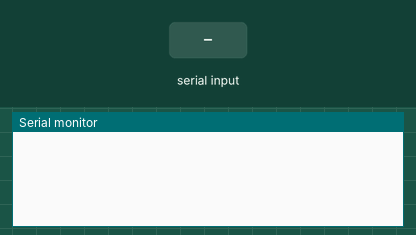
Simulated run of this sketch. Board: Arduino Uno, built with avr-gcc and run on an emulated ATmega328P. On the bench: the last lines printed to the serial monitor. The inputs (shaded band) are chosen by the test bench.

Above: at 1.2 s.
1.3 s: "90,45\n" received over the second serial link
At 3.1 s:
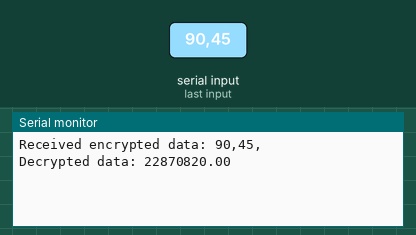
3.8 s: "5\n" received over the second serial link
At 7.3 s:
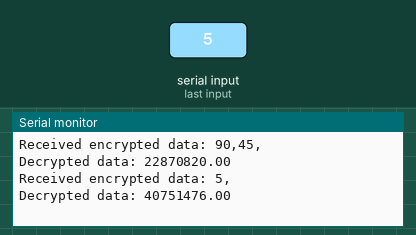

Measured:
- after the input at 1.3 s, the serial monitor: prints a new line after 1.0 s (image 1)
- after the input at 3.8 s, the serial monitor: prints a new line after 2.5 s (image 2)

The sketch:

Rx_TEA_Encryption.ino
```cpp
#include <SoftwareSerial.h>

// 128-bit key for TEA encryption
uint32_t key[4] = {0x01234567, 0x89ABCDEF, 0xFEDCBA98, 0x76543210};

SoftwareSerial softSerial(10, 11); // RX, TX

void decipher(unsigned int num_rounds, uint32_t v[2], uint32_t const key[4]) {
    unsigned int i;
    uint32_t v0=v[0], v1=v[1], delta=0x9e3779b9, sum=delta*num_rounds;
    for (i=0; i < num_rounds; i++) {
        v1 -= ((v0 << 4) + key[2]) ^ (v0 + sum) ^ ((v0 >> 5) + key[3]);
        v0 -= ((v1 << 4) + key[0]) ^ (v1 + sum) ^ ((v1 >> 5) + key[1]);
        sum -= delta;
    }
    v[0]=v0; v[1]=v1;
}

void setup() {
  Serial.begin(9600); // Start the Serial communication to receive data from the computer
  softSerial.begin(4800); // Start software serial
}

void loop() {
  while(softSerial.available()) {
    // Read the two 32-bit parts of the encrypted data
    String receivedData1 = softSerial.readStringUntil('\n');
    String receivedData2 = softSerial.readStringUntil('\n');

    receivedData1.trim(); // Remove any trailing whitespace or newline character
    receivedData2.trim(); // Remove any trailing whitespace or newline character

    // Create the data block for decryption
    uint32_t data[2] = {receivedData1.toInt(), receivedData2.toInt()};

    // Decrypt the data
    decipher(32, data, key);

    Serial.print("Received encrypted data: ");
    Serial.print(receivedData1);
    Serial.print(", ");
    Serial.println(receivedData2);

    float dB = (float) data[0] / 100.0;

    Serial.print("Decrypted data: ");
    Serial.println(dB);

    delay(3000); // Wait for a bit to not spam the serial output
  }
}
```
